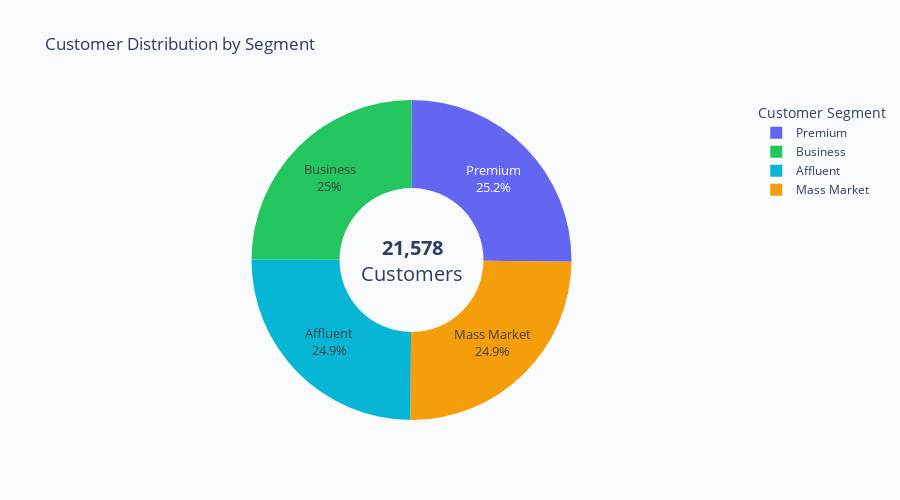

The code cell stored with this chart in its notebook:
### Markdown cell above
### Customer Senment Distribution Pie

### Code cell
customer_segment_distribution_pie_query = "SELECT * FROM gold.analytics_customer_by_segment"
customer_segment_distribution_pie_df = fetch_data(customer_segment_distribution_pie_query)

customer_segment_distribution_pie_df['avg_clv'] = customer_segment_distribution_pie_df['avg_clv'].fillna(0)
customer_segment_distribution_pie_df['avg_income'] = customer_segment_distribution_pie_df['avg_income'].fillna(0)

# Build hover string
customer_segment_distribution_pie_df['hover_info'] = (
    "<b>" + customer_segment_distribution_pie_df['customer_segment'] + "</b><br><br>"
    + "Customers: " + customer_segment_distribution_pie_df['customer_count'].map("{:,}".format) + "<br>"
    + "Avg CLV: $" + customer_segment_distribution_pie_df['avg_clv'].map("{:,.2f}".format) + "<br>"
    + "Avg Income: $" + customer_segment_distribution_pie_df['avg_income'].map("{:,.2f}".format)
)

fig = go.Figure(data=[
    go.Pie(
        labels=customer_segment_distribution_pie_df['customer_segment'],
        values=customer_segment_distribution_pie_df['customer_count'],
        hole=0.45,
        textinfo='label+percent',
        textfont_size=13,
        hoverinfo='text',
        hovertext=customer_segment_distribution_pie_df['hover_info'],  
        marker=dict(colors=["#6366f1", "#22c55e", "#06b6d4", "#f59e0b"])
    )
])

fig.update_traces(
    marker=dict(
        colors=["#6366f1", "#22c55e", "#06b6d4", "#f59e0b"]
    )
)

fig.update_layout(
    title="Customer Distribution by Segment",
    height=500,
    paper_bgcolor="#f9fafb",
    plot_bgcolor="#f9fafb",
    showlegend=True,
    legend_title_text="Customer Segment",
    annotations=[dict(text=f"<b>{customer_segment_distribution_pie_df.customer_count.sum():,}</b><br>Customers", x=0.5, y=0.5, font_size=20, showarrow=False)]
)

fig.show()

### Figure 1 — Plotly figure (JSON) as saved in the notebook; plotly's stock layout.template omitted (floating-point values rounded to 4 significant figures)
{"data": [{"hole": 0.45, "hoverinfo": "text", "hovertext": ["<b>Premium</b><br><br>Customers: 5,432<br>Avg CLV: $50,325.09<br>Avg Income: $259,673.90", "<b>Business</b><br><br>Customers: 5,385<br>Avg CLV: $50,669.59<br>Avg Income: $259,337.86", "<b>Affluent</b><br><br>Customers: 5,383<br>Avg CLV: $50,635.20<br>Avg Income: $259,450.59", "<b>Mass Market</b><br><br>Customers: 5,378<br>Avg CLV: $50,431.39<br>Avg Income: $261,705.21"], "labels": ["Premium", "Business", "Affluent", "Mass Market"], "marker": {"colors": ["#6366f1", "#22c55e", "#06b6d4", "#f59e0b"]}, "textfont": {"size": 13}, "textinfo": "label+percent", "type": "pie", "values": [5432, 5385, 5383, 5378]}], "layout": {"annotations": [{"font": {"size": 20}, "showarrow": false, "text": "<b>21,578</b><br>Customers", "x": 0.5, "y": 0.5}], "height": 500, "legend": {"title": {"text": "Customer Segment"}}, "paper_bgcolor": "#f9fafb", "plot_bgcolor": "#f9fafb", "showlegend": true, "title": {"text": "Customer Distribution by Segment"}}}
